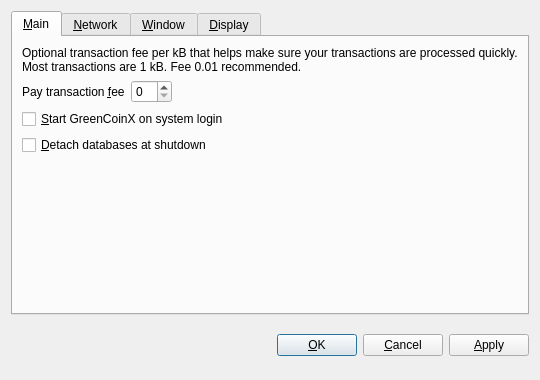
<?xml version="1.0" encoding="UTF-8"?>
<ui version="4.0">
 <class>OptionsDialog</class>
 <widget class="QDialog" name="OptionsDialog">
  <property name="geometry">
   <rect>
    <x>0</x>
    <y>0</y>
    <width>540</width>
    <height>380</height>
   </rect>
  </property>
  <property name="windowTitle">
   <string>Options</string>
  </property>
  <property name="modal">
   <bool>true</bool>
  </property>
  <layout class="QVBoxLayout" name="verticalLayout">
   <item>
    <widget class="QTabWidget" name="tabWidget">
     <property name="tabPosition">
      <enum>QTabWidget::North</enum>
     </property>
     <property name="currentIndex">
      <number>0</number>
     </property>
     <widget class="QWidget" name="tabMain">
      <attribute name="title">
       <string>&amp;Main</string>
      </attribute>
      <layout class="QVBoxLayout" name="verticalLayout_Main">
       <item>
        <widget class="QLabel" name="transactionFeeInfoLabel">
         <property name="text">
          <string>Optional transaction fee per kB that helps make sure your transactions are processed quickly. Most transactions are 1 kB. Fee 0.01 recommended.</string>
         </property>
         <property name="textFormat">
          <enum>Qt::PlainText</enum>
         </property>
         <property name="wordWrap">
          <bool>true</bool>
         </property>
        </widget>
       </item>
       <item>
        <layout class="QHBoxLayout" name="horizontalLayout_Main">
         <item>
          <widget class="QLabel" name="transactionFeeLabel">
           <property name="text">
            <string>Pay transaction &amp;fee</string>
           </property>
           <property name="textFormat">
            <enum>Qt::PlainText</enum>
           </property>
           <property name="buddy">
            <cstring>transactionFee</cstring>
           </property>
          </widget>
         </item>
         <item>
          <widget class="BitcoinAmountField" name="transactionFee"/>
         </item>
         <item>
          <spacer name="horizontalSpacer_Main">
           <property name="orientation">
            <enum>Qt::Horizontal</enum>
           </property>
           <property name="sizeHint" stdset="0">
            <size>
             <width>40</width>
             <height>20</height>
            </size>
           </property>
          </spacer>
         </item>
        </layout>
       </item>
       <item>
        <widget class="QCheckBox" name="bitcoinAtStartup">
         <property name="toolTip">
          <string>Automatically start GreenCoinX after logging in to the system.</string>
         </property>
         <property name="text">
          <string>&amp;Start GreenCoinX on system login</string>
         </property>
        </widget>
       </item>
       <item>
        <widget class="QCheckBox" name="detachDatabases">
         <property name="toolTip">
          <string>Detach block and address databases at shutdown. This means they can be moved to another data directory, but it slows down shutdown. The wallet is always detached.</string>
         </property>
         <property name="text">
          <string>&amp;Detach databases at shutdown</string>
         </property>
        </widget>
       </item>
       <item>
        <spacer name="verticalSpacer_Main">
         <property name="orientation">
          <enum>Qt::Vertical</enum>
         </property>
         <property name="sizeHint" stdset="0">
          <size>
           <width>20</width>
           <height>40</height>
          </size>
         </property>
        </spacer>
       </item>
      </layout>
     </widget>
     <widget class="QWidget" name="tabNetwork">
      <attribute name="title">
       <string>&amp;Network</string>
      </attribute>
      <layout class="QVBoxLayout" name="verticalLayout_Network">
       <item>
        <widget class="QCheckBox" name="mapPortUpnp">
         <property name="toolTip">
          <string>Automatically open the GreenCoinX client port on the router. This only works when your router supports UPnP and it is enabled.</string>
         </property>
         <property name="text">
          <string>Map port using &amp;UPnP</string>
         </property>
        </widget>
       </item>
       <item>
        <widget class="QCheckBox" name="connectSocks">
         <property name="toolTip">
          <string>Connect to the GreenCoinX network through a SOCKS proxy (e.g. when connecting through Tor).</string>
         </property>
         <property name="text">
          <string>&amp;Connect through SOCKS proxy:</string>
         </property>
        </widget>
       </item>
       <item>
        <layout class="QHBoxLayout" name="horizontalLayout_Network">
         <item>
          <widget class="QLabel" name="proxyIpLabel">
           <property name="text">
            <string>Proxy &amp;IP:</string>
           </property>
           <property name="textFormat">
            <enum>Qt::PlainText</enum>
           </property>
           <property name="buddy">
            <cstring>proxyIp</cstring>
           </property>
          </widget>
         </item>
         <item>
          <widget class="QValidatedLineEdit" name="proxyIp">
           <property name="maximumSize">
            <size>
             <width>140</width>
             <height>16777215</height>
            </size>
           </property>
           <property name="toolTip">
            <string>IP address of the proxy (e.g. 127.0.0.1)</string>
           </property>
          </widget>
         </item>
         <item>
          <widget class="QLabel" name="proxyPortLabel">
           <property name="text">
            <string>&amp;Port:</string>
           </property>
           <property name="textFormat">
            <enum>Qt::PlainText</enum>
           </property>
           <property name="buddy">
            <cstring>proxyPort</cstring>
           </property>
          </widget>
         </item>
         <item>
          <widget class="QLineEdit" name="proxyPort">
           <property name="maximumSize">
            <size>
             <width>55</width>
             <height>16777215</height>
            </size>
           </property>
           <property name="toolTip">
            <string>Port of the proxy (e.g. 9050)</string>
           </property>
          </widget>
         </item>
         <item>
          <widget class="QLabel" name="socksVersionLabel">
           <property name="text">
            <string>SOCKS &amp;Version:</string>
           </property>
           <property name="textFormat">
            <enum>Qt::PlainText</enum>
           </property>
           <property name="buddy">
            <cstring>socksVersion</cstring>
           </property>
          </widget>
         </item>
         <item>
          <widget class="QValueComboBox" name="socksVersion">
           <property name="toolTip">
            <string>SOCKS version of the proxy (e.g. 5)</string>
           </property>
          </widget>
         </item>
         <item>
          <spacer name="horizontalSpacer_Network">
           <property name="orientation">
            <enum>Qt::Horizontal</enum>
           </property>
           <property name="sizeHint" stdset="0">
            <size>
             <width>40</width>
             <height>20</height>
            </size>
           </property>
          </spacer>
         </item>
        </layout>
       </item>
       <item>
        <spacer name="verticalSpacer_Network">
         <property name="orientation">
          <enum>Qt::Vertical</enum>
         </property>
         <property name="sizeHint" stdset="0">
          <size>
           <width>20</width>
           <height>40</height>
          </size>
         </property>
        </spacer>
       </item>
      </layout>
     </widget>
     <widget class="QWidget" name="tabWindow">
      <attribute name="title">
       <string>&amp;Window</string>
      </attribute>
      <layout class="QVBoxLayout" name="verticalLayout_Window">
       <item>
        <widget class="QCheckBox" name="minimizeToTray">
         <property name="toolTip">
          <string>Show only a tray icon after minimizing the window.</string>
         </property>
         <property name="text">
          <string>&amp;Minimize to the tray instead of the taskbar</string>
         </property>
        </widget>
       </item>
       <item>
        <widget class="QCheckBox" name="minimizeOnClose">
         <property name="toolTip">
          <string>Minimize instead of exit the application when the window is closed. When this option is enabled, the application will be closed only after selecting Quit in the menu.</string>
         </property>
         <property name="text">
          <string>M&amp;inimize on close</string>
         </property>
        </widget>
       </item>
       <item>
        <spacer name="verticalSpacer_Window">
         <property name="orientation">
          <enum>Qt::Vertical</enum>
         </property>
         <property name="sizeHint" stdset="0">
          <size>
           <width>20</width>
           <height>40</height>
          </size>
         </property>
        </spacer>
       </item>
      </layout>
     </widget>
     <widget class="QWidget" name="tabDisplay">
      <attribute name="title">
       <string>&amp;Display</string>
      </attribute>
      <layout class="QVBoxLayout" name="verticalLayout_Display">
       <item>
        <layout class="QHBoxLayout" name="horizontalLayout_1_Display">
         <item>
          <widget class="QLabel" name="langLabel">
           <property name="text">
            <string>User Interface &amp;language:</string>
           </property>
           <property name="textFormat">
            <enum>Qt::PlainText</enum>
           </property>
           <property name="buddy">
            <cstring>lang</cstring>
           </property>
          </widget>
         </item>
         <item>
          <widget class="QValueComboBox" name="lang">
           <property name="toolTip">
            <string>The user interface language can be set here. This setting will take effect after restarting GreenCoinX.</string>
           </property>
          </widget>
         </item>
        </layout>
       </item>
       <item>
        <layout class="QHBoxLayout" name="horizontalLayout_2_Display">
         <item>
          <widget class="QLabel" name="unitLabel">
           <property name="text">
            <string>&amp;Unit to show amounts in:</string>
           </property>
           <property name="textFormat">
            <enum>Qt::PlainText</enum>
           </property>
           <property name="buddy">
            <cstring>unit</cstring>
           </property>
          </widget>
         </item>
         <item>
          <widget class="QValueComboBox" name="unit">
           <property name="toolTip">
            <string>Choose the default subdivision unit to show in the interface and when sending coins.</string>
           </property>
          </widget>
         </item>
        </layout>
       </item>
       <item>
        <widget class="QCheckBox" name="displayAddresses">
         <property name="toolTip">
          <string>Whether to show GreenCoinX addresses in the transaction list or not.</string>
         </property>
         <property name="text">
          <string>&amp;Display addresses in transaction list</string>
         </property>
        </widget>
       </item>
       <item>
        <widget class="QCheckBox" name="coinControlFeatures">
         <property name="toolTip">
          <string>Whether to show coin control features or not.</string>
         </property>
         <property name="text">
          <string>Display coin &amp;control features (experts only!)</string>
         </property>
        </widget>
       </item>
       <item>
        <spacer name="verticalSpacer_Display">
         <property name="orientation">
          <enum>Qt::Vertical</enum>
         </property>
         <property name="sizeHint" stdset="0">
          <size>
           <width>20</width>
           <height>40</height>
          </size>
         </property>
        </spacer>
       </item>
      </layout>
     </widget>
    </widget>
   </item>
   <item>
    <layout class="QHBoxLayout" name="horizontalLayout_Buttons">
     <item>
      <spacer name="horizontalSpacer_1">
       <property name="orientation">
        <enum>Qt::Horizontal</enum>
       </property>
       <property name="sizeHint" stdset="0">
        <size>
         <width>40</width>
         <height>48</height>
        </size>
       </property>
      </spacer>
     </item>
     <item>
      <widget class="QLabel" name="statusLabel">
       <property name="font">
        <font>
         <weight>75</weight>
         <bold>true</bold>
        </font>
       </property>
       <property name="text">
        <string/>
       </property>
       <property name="textFormat">
        <enum>Qt::PlainText</enum>
       </property>
       <property name="wordWrap">
        <bool>true</bool>
       </property>
      </widget>
     </item>
     <item>
      <spacer name="horizontalSpacer_2">
       <property name="orientation">
        <enum>Qt::Horizontal</enum>
       </property>
       <property name="sizeHint" stdset="0">
        <size>
         <width>40</width>
         <height>48</height>
        </size>
       </property>
      </spacer>
     </item>
     <item>
      <widget class="QPushButton" name="okButton">
       <property name="text">
        <string>&amp;OK</string>
       </property>
      </widget>
     </item>
     <item>
      <widget class="QPushButton" name="cancelButton">
       <property name="text">
        <string>&amp;Cancel</string>
       </property>
       <property name="autoDefault">
        <bool>false</bool>
       </property>
      </widget>
     </item>
     <item>
      <widget class="QPushButton" name="applyButton">
       <property name="text">
        <string>&amp;Apply</string>
       </property>
       <property name="autoDefault">
        <bool>false</bool>
       </property>
      </widget>
     </item>
    </layout>
   </item>
  </layout>
 </widget>
 <customwidgets>
  <customwidget>
   <class>BitcoinAmountField</class>
   <extends>QSpinBox</extends>
   <header>bitcoinamountfield.h</header>
  </customwidget>
  <customwidget>
   <class>QValueComboBox</class>
   <extends>QComboBox</extends>
   <header>qvaluecombobox.h</header>
  </customwidget>
  <customwidget>
   <class>QValidatedLineEdit</class>
   <extends>QLineEdit</extends>
   <header>qvalidatedlineedit.h</header>
  </customwidget>
 </customwidgets>
 <resources/>
 <connections/>
</ui>
